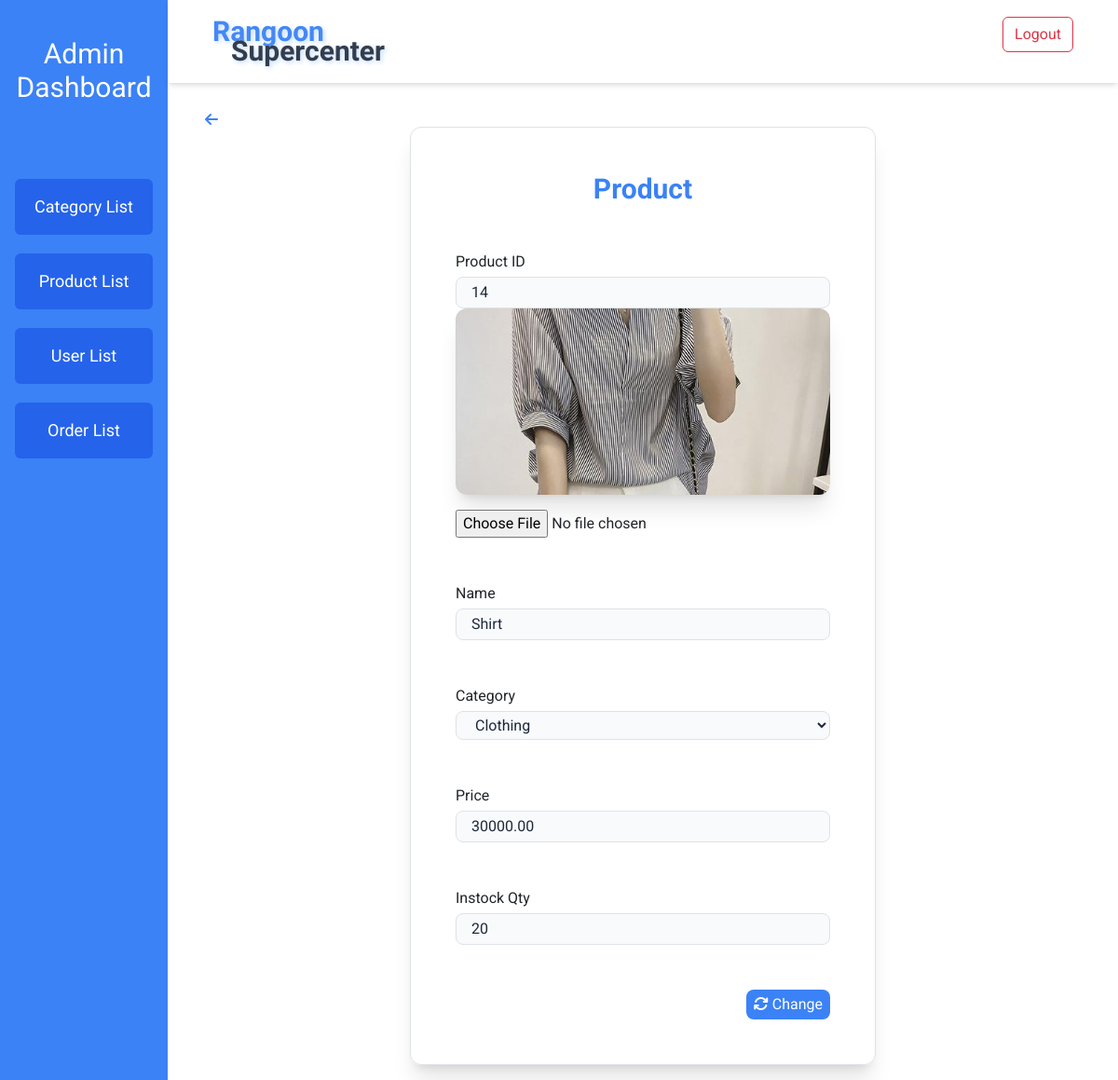
Screenshot of /RangoonSuperCenter/product_update.php?proID=14 with the database file from the repository.
### tables this page shows
CREATE TABLE `products` (
  `productID` int(11) NOT NULL,
  `productImg` varchar(255) DEFAULT NULL,
  `productName` varchar(255) NOT NULL,
  `productPrice` decimal(10,2) NOT NULL,
  `instockQty` int(11) DEFAULT NULL,
  `catID` int(11) DEFAULT NULL
);

### RangoonSuperCenter/product_update.php (the view, shortened to what this page needs)
<?php
require_once("database/db_connect.php");
$productID = $_GET['proID'];
$sql = "SELECT * FROM products WHERE productID = :productID";
$stmt = $pdo->prepare($sql);
$stmt->bindParam(':productID', $productID, PDO::PARAM_INT);
$stmt->execute();
$product = $stmt->fetch(PDO::FETCH_ASSOC);
$product_name = $product['productName'];
$product_price = $product['productPrice'];
$product_instock = $product['instockQty'];
$product_category = $product['catID'];
?>
<!DOCTYPE html>
<html lang="en">
<head>
    <script src="https://cdn.tailwindcss.com"></script>
    <link rel="stylesheet" href="https://cdnjs.cloudflare.com/ajax/libs/font-awesome/6.5.1/css/all.min.css" />
</head>
<body class="font-sans flex ">
    <?php require_once ("aside.php"); ?>
    <main class="w-full pl-[15%]">
        <?php require_once ("navbar.php"); ?>
        <section class="px-10 mt-5">
            <a class="text-blue-500 " href="product_list.php">
                <i class="fas fa-arrow-left"></i>
            </a>
            <article class="flex justify-center items-center">
                <form action="product_update.php?proID=<?= $productID ?>" method="POST" id="productForm" enctype="multipart/form-data" class="border-slate-300 border shadow-xl rounded-xl p-5 w-[500px] overflow-hidden">
                    <h1 class="text-center text-3xl text-blue-500 font-bold">
                        Product
                    </h1>
                    <div class="mt-5">
                        <label for="id" class="block text-md ">
                            Product ID
                        </label>
                        <input type="text" id="productID" value="<?= $productID ?>" name="proID" readonly class="w-full mt-1 text-slate-800 bg-slate-50 border-blue-500 border rounded-lg px-3 py-1 focus:outline-blue-500 focus:border-blue-500 focus:ring-blue-500" >
                    </div>
                    <div class="">
                        <div class="flex justify-center items-center rounded-xl overflow-hidden shadow-xl w-full h-[200px] object-contain">
                            <img id="previewImage" src="<?= $product['productImg'] ?>" alt="<?= $product['productName'] ?>" class="w-full object-contain">
                        </div>
                        <input type="file" id="proImage" name="proImage" onchange="previewFile()" class="mt-3">
                    </div>
                    <div class="mt-5">
                        <label for="pName" class="block text-md ">
                            Name
                        </label>
                        <input type="text" id="productName" value="<?= $product_name ?>" name="proName" class="w-full mt-1 text-slate-800 bg-slate-50 border-blue-500 border rounded-lg px-3 py-1 focus:outline-blue-500 focus:border-blue-500 focus:ring-blue-500" >
                    </div>
                    <div class="mt-5">
                        <label for="category" class="block text-md ">
                            Category
                        </label>
                        <select id="category" name="proCategory" class="w-full mt-1 text-slate-800 bg-slate-50 border-blue-500 border rounded-lg px-3 py-1 focus:outline-blue-500 focus:border-blue-500 focus:ring-blue-500">
                            <?php
                                $categoryQuery = "SELECT catID, catName FROM categories";
                                $categories = $pdo->query($categoryQuery);
                                foreach ($categories as $category) {
                                    $selected = ($category['catID'] == $product_category) ? 'selected' : '';
                                    echo "<option value='" . $category['catID'] . "' $selected>" . $category['catName'] . "</option>";
                                }
                            ?>
                        </select>
                    </div>
                    <div class="mt-5">
                        <label for="pPrice" class="block text-md ">
                            Price
                        </label>
                        <input type="number" id="productPrice" value="<?= $product_price ?>" name="proPrice" step="0.01" class="w-full mt-1 text-slate-800 bg-slate-50 border-blue-500 border rounded-lg px-3 py-1 focus:outline-blue-500 focus:border-blue-500 focus:ring-blue-500">
                    </div>
                    <div class="mt-5">
                        <label for="instock" class="block text-md ">
                            Instock Qty
                        </label>
                        <input type="number" id="instockQty" value="<?= $product_instock ?>" name="proInstock" class="w-full mt-1 text-slate-800 bg-slate-50 border-blue-500 border rounded-lg px-3 py-1 focus:outline-blue-500 focus:border-blue-500 focus:ring-blue-500">
                    </div>
                    <div class="flex justify-end mt-5">
                        <div class="">
                            <button type="submit" name="update" class="bg-blue-500 duration hover:bg-blue-600 px-2 py-1 rounded-lg text-white text-center text-md">
                                <i class="fa-solid fa-arrows-rotate"></i>
                                Change
                            </button>
                        </div>
                    </div>
                </form>
            </article>
        </section>
    </main>
</body>
</html>

### RangoonSuperCenter/product_update.php (style rules this page uses)
* { font-family: 'Open Sans', sans-serif; font-family: 'Roboto', sans-serif; }

### RangoonSuperCenter/aside.php (style rules this page uses)
* { font-family: 'Open Sans', sans-serif; font-family: 'Roboto', sans-serif; }

### RangoonSuperCenter/navbar.php (style rules this page uses)
* { font-family: 'Open Sans', sans-serif; font-family: 'Roboto', sans-serif; }

### rows the page displays
products: productImg (picture), proName "Shirt", proPrice "30000.00", proInstock "20"

### other values shown
form field proCategory "Clothing"
